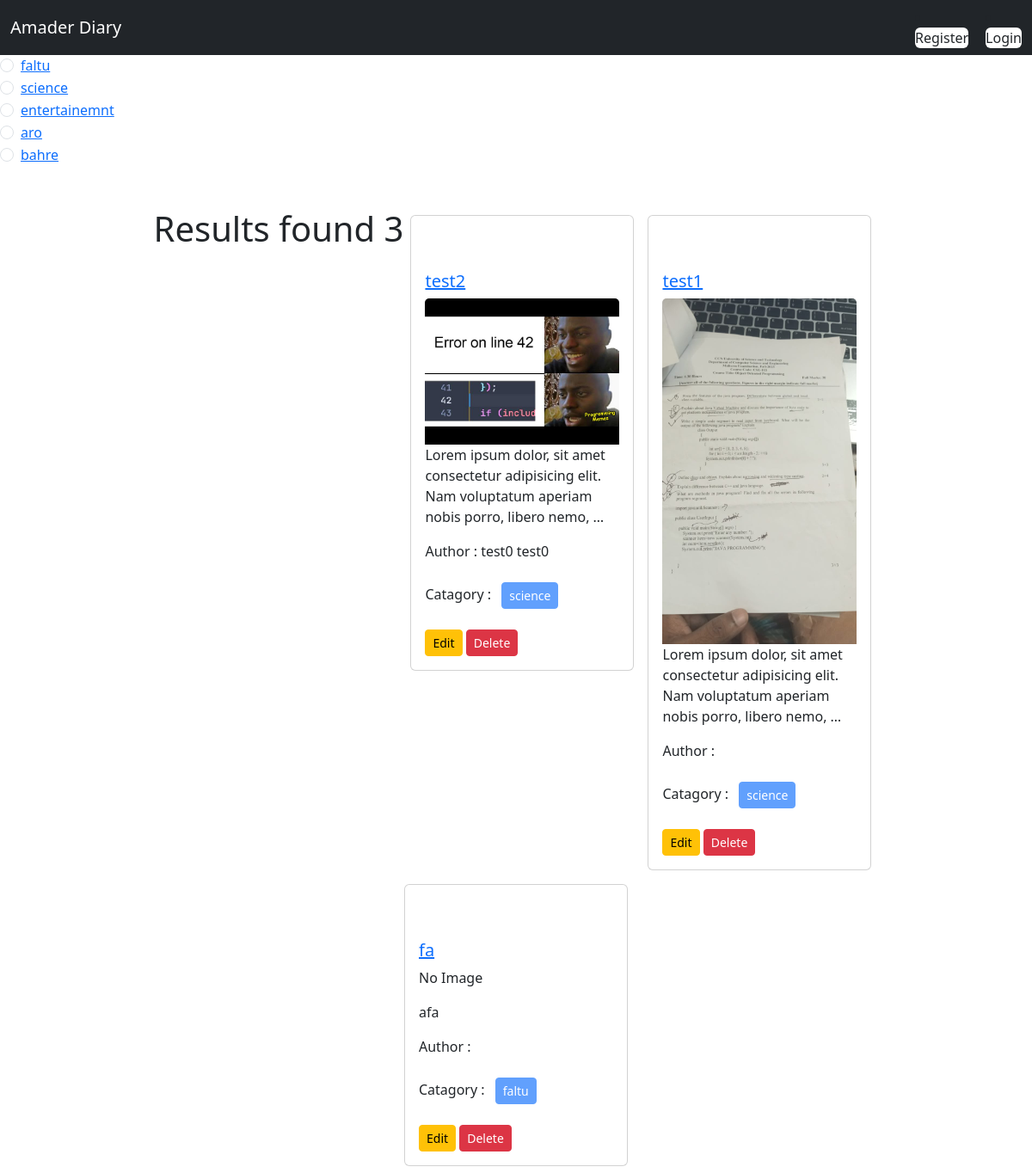
The page / on the database its author committed.
### catagories/models.py (models this page shows, shortened)
class Catagory(models.Model):
    name = models.CharField(max_length=100)
    slug = models.SlugField(max_length=100,unique=True,null=True,blank=True)

### posts/models.py (models this page shows, shortened)
class post(models.Model):
    title = models.CharField(max_length=50)
    content = models.TextField()
    catagory = models.ManyToManyField(Catagory)
    author = models.ForeignKey(User,on_delete=models.CASCADE)
    image= models.ImageField(upload_to='posts/media/uploads/',blank=True,null=True)

### blog_project/views.py (the view)
# urls.py: path('', views.home,name='homepage'),
def home(request,catagory_slug=None):
    data = post.objects.all()
    if catagory_slug is not None:
        ctg= Catagory.objects.get(slug = catagory_slug) #reciving data from category
        data = post.objects.filter(catagory = ctg)
    categories = Catagory.objects.all()
    return render(request,"./home.html",{'data':data,'category':categories})

### templates/home.html
{% extends 'base.html' %}
{% load crispy_forms_tags %}
{% block content %}
{% for ctg in category %}
<div class="form-check">
  <input class="form-check-input" type="radio" name="flexRadioDefault" id="{{ctg.id}}">
  <label class="form-check-label" for="flexRadioDefault1">
    <a href="{% url 'category_wise_post' ctg.slug %}">{{ctg.name}}</a>
  </label>
</div>
{% endfor %}
<div class="d-flex flex-wrap justify-content-center px-5 pt-5">
  <div><h1>Results found {{data | length}} </h1></div>
{% for Data in data %}
<div class="col-sm-3">
    <div class="card m-2 pt-5">
      <div class="card-body">
        <h5 class="card-title"><a href="{% url 'postDetailsView' Data.id %}">{{Data.title}}</a></h5>
    {% if Data.image %}
    <img src="{{ Data.image.url }}" class="card-img-top" alt="...">
    {% else %}
    <p>No Image</p>
    {% endif %}
        <p class="card-text">{{Data.content | truncatewords:15}}</p>
        <p>Author : {{Data.author.first_name}}  {{Data.author.last_name}}</p>
        <p>Catagory :
        {% for cat in Data.catagory.all %}
        <button class="btn btn-primary btn-sm m-2" disabled >{{cat.name}} </button>
        {% endfor %}
        </p>
        <a href="{% url 'edit_post' Data.id %}" class="btn btn-warning btn-sm">Edit</a>
        <a href="{% url 'delete_post' Data.id  %}" class="btn btn-danger btn-sm">Delete</a>
      </div>
    </div>
  </div>
{% endfor %}
  </div>
{% endblock  %}

### rows shown on the page
Catagory: name "faltu"
Catagory: name "science"
Catagory: name "entertainemnt"
Catagory: name "aro"
Catagory: name "bahre"
post: title "test2", image (picture), content "Lorem ipsum dolor, sit amet consectetur adipisicing elit. Nam voluptatum aperiam nobis porro, libero nemo, …", author.first_name "test0", author.last_name "test0"
post: title "test1", image (picture), content "Lorem ipsum dolor, sit amet consectetur adipisicing elit. Nam voluptatum aperiam nobis porro, libero nemo, …"
post: title "fa", image "No Image", content "afa"

### other values the page prints
{{ data | length }} "3"
